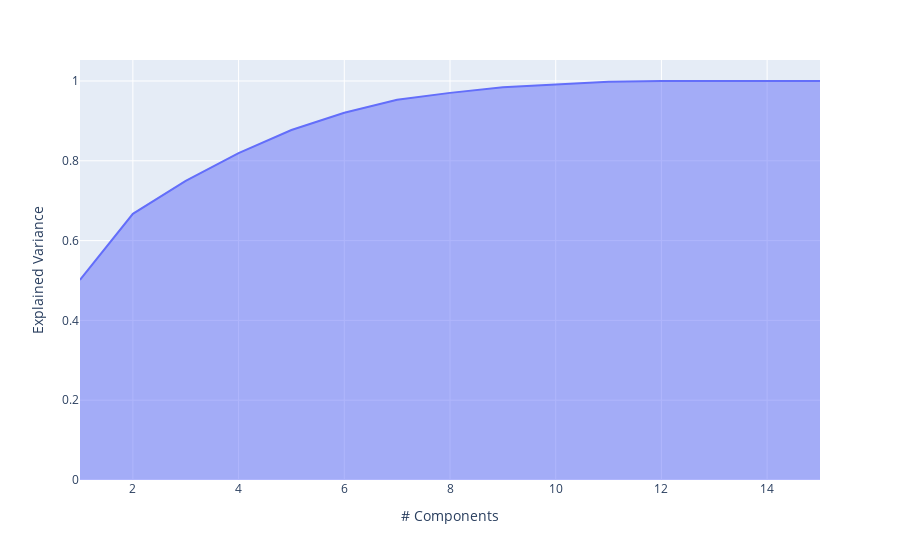

The notebook cell this image was saved under:
### Code cell
px.area(
    x=range(1, pca.explained_variance_ratio_.cumsum().shape[0] + 1),
    y=pca.explained_variance_ratio_.cumsum(),
    labels={"x": "# Components", "y": "Explained Variance"}
)

### Figure 1 — Plotly figure (JSON) as saved in the notebook; plotly's stock layout.template omitted (floating-point values rounded to 4 significant figures)
{"data": [{"fillpattern": {"shape": ""}, "hovertemplate": "# Components=%{x}<br>Explained Variance=%{y}<extra></extra>", "legendgroup": "", "line": {"color": "#636efa"}, "marker": {"symbol": "circle"}, "mode": "lines", "name": "", "orientation": "v", "showlegend": false, "stackgroup": "1", "type": "scatter", "x": [1, 2, 3, 4, 5, 6, 7, 8, 9, 10, 11, 12, 13, 14, 15], "xaxis": "x", "y": [0.5014, 0.6672, 0.7496, 0.8191, 0.8771, 0.9203, 0.9528, 0.9702, 0.9844, 0.992, 0.9982, 0.9999, 1.0, 1, 1], "yaxis": "y"}], "layout": {"legend": {"tracegroupgap": 0}, "margin": {"t": 60}, "xaxis": {"anchor": "y", "domain": [0, 1], "title": {"text": "# Components"}}, "yaxis": {"anchor": "x", "domain": [0, 1], "title": {"text": "Explained Variance"}}}}
